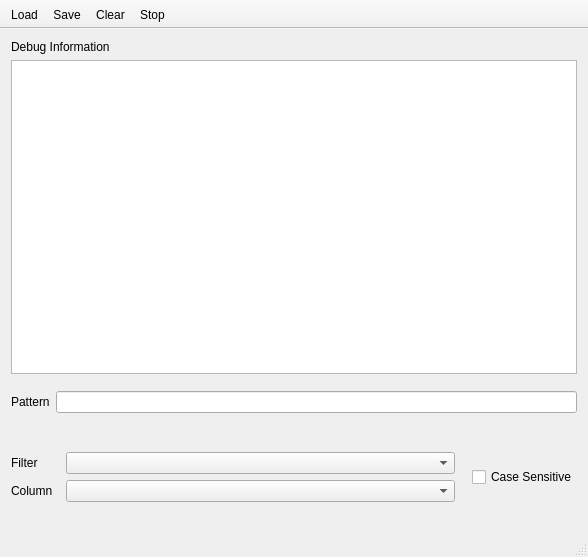
<?xml version="1.0" encoding="UTF-8"?>
<ui version="4.0">
 <class>MegaDebugServer</class>
 <widget class="QMainWindow" name="MegaDebugServer">
  <property name="geometry">
   <rect>
    <x>0</x>
    <y>0</y>
    <width>588</width>
    <height>557</height>
   </rect>
  </property>
  <property name="windowTitle">
   <string>MegaDebugServer</string>
  </property>
  <widget class="QWidget" name="centralWidget">
   <layout class="QVBoxLayout" name="verticalLayout_2">
    <item>
     <widget class="QLabel" name="label_4">
      <property name="text">
       <string>Debug Information</string>
      </property>
     </widget>
    </item>
    <item>
     <widget class="QTreeView" name="messagesTreeView">
      <property name="sizePolicy">
       <sizepolicy hsizetype="Expanding" vsizetype="Expanding">
        <horstretch>0</horstretch>
        <verstretch>0</verstretch>
       </sizepolicy>
      </property>
      <property name="editTriggers">
       <set>QAbstractItemView::NoEditTriggers</set>
      </property>
      <property name="alternatingRowColors">
       <bool>true</bool>
      </property>
      <property name="indentation">
       <number>20</number>
      </property>
      <property name="wordWrap">
       <bool>true</bool>
      </property>
      <attribute name="headerVisible">
       <bool>true</bool>
      </attribute>
     </widget>
    </item>
    <item>
     <widget class="QWidget" name="widget" native="true">
      <layout class="QHBoxLayout" name="horizontalLayout_4">
       <property name="leftMargin">
        <number>0</number>
       </property>
       <property name="rightMargin">
        <number>0</number>
       </property>
       <item>
        <widget class="QLabel" name="label">
         <property name="text">
          <string>Pattern</string>
         </property>
         <property name="buddy">
          <cstring>filterPatternLineEdit</cstring>
         </property>
        </widget>
       </item>
       <item>
        <widget class="QLineEdit" name="filterPatternLineEdit"/>
       </item>
      </layout>
     </widget>
    </item>
    <item>
     <widget class="QWidget" name="widget_2" native="true">
      <layout class="QHBoxLayout" name="horizontalLayout">
       <property name="leftMargin">
        <number>0</number>
       </property>
       <property name="rightMargin">
        <number>0</number>
       </property>
       <item>
        <widget class="QWidget" name="widget_3" native="true">
         <layout class="QVBoxLayout" name="verticalLayout">
          <property name="leftMargin">
           <number>0</number>
          </property>
          <item>
           <layout class="QHBoxLayout" name="horizontalLayout_2">
            <item>
             <widget class="QLabel" name="label_2">
              <property name="minimumSize">
               <size>
                <width>49</width>
                <height>0</height>
               </size>
              </property>
              <property name="text">
               <string>Filter</string>
              </property>
              <property name="buddy">
               <cstring>filterTypeComboBox</cstring>
              </property>
             </widget>
            </item>
            <item>
             <widget class="QComboBox" name="filterTypeComboBox">
              <property name="sizePolicy">
               <sizepolicy hsizetype="Expanding" vsizetype="Fixed">
                <horstretch>0</horstretch>
                <verstretch>0</verstretch>
               </sizepolicy>
              </property>
             </widget>
            </item>
           </layout>
          </item>
          <item>
           <layout class="QHBoxLayout" name="horizontalLayout_3">
            <item>
             <widget class="QLabel" name="label_3">
              <property name="minimumSize">
               <size>
                <width>49</width>
                <height>0</height>
               </size>
              </property>
              <property name="text">
               <string>Column</string>
              </property>
              <property name="buddy">
               <cstring>columnComboBox</cstring>
              </property>
             </widget>
            </item>
            <item>
             <widget class="QComboBox" name="columnComboBox">
              <property name="sizePolicy">
               <sizepolicy hsizetype="Expanding" vsizetype="Fixed">
                <horstretch>0</horstretch>
                <verstretch>0</verstretch>
               </sizepolicy>
              </property>
             </widget>
            </item>
           </layout>
          </item>
         </layout>
        </widget>
       </item>
       <item>
        <widget class="QCheckBox" name="caseSensitivecheckBox">
         <property name="text">
          <string>Case Sensitive</string>
         </property>
        </widget>
       </item>
      </layout>
     </widget>
    </item>
   </layout>
   <zorder>widget</zorder>
   <zorder>messagesTreeView</zorder>
   <zorder>widget_2</zorder>
   <zorder>label_4</zorder>
  </widget>
  <widget class="QStatusBar" name="statusBar"/>
  <widget class="QToolBar" name="toolBar">
   <property name="windowTitle">
    <string>toolBar</string>
   </property>
   <property name="movable">
    <bool>false</bool>
   </property>
   <attribute name="toolBarArea">
    <enum>TopToolBarArea</enum>
   </attribute>
   <attribute name="toolBarBreak">
    <bool>false</bool>
   </attribute>
   <addaction name="actionLoad"/>
   <addaction name="actionSave"/>
   <addaction name="actionClear"/>
   <addaction name="actionStop"/>
  </widget>
  <action name="actionSave">
   <property name="text">
    <string>Save</string>
   </property>
   <property name="toolTip">
    <string>Save to file</string>
   </property>
   <property name="shortcut">
    <string>Meta+S</string>
   </property>
  </action>
  <action name="actionLoad">
   <property name="text">
    <string>Load</string>
   </property>
   <property name="toolTip">
    <string>Load Log File</string>
   </property>
   <property name="shortcut">
    <string>Meta+L</string>
   </property>
  </action>
  <action name="actionClear">
   <property name="text">
    <string>Clear</string>
   </property>
  </action>
  <action name="actionStop">
   <property name="text">
    <string>Stop</string>
   </property>
  </action>
 </widget>
 <layoutdefault spacing="6" margin="11"/>
 <resources/>
 <connections/>
</ui>
